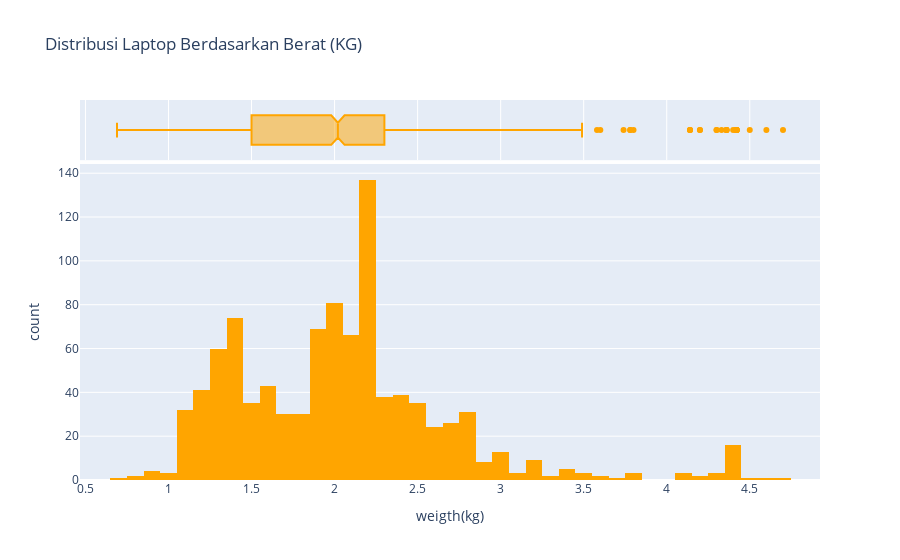

The cell this chart's notebook holds for it:
### Code cell
fig = px.histogram(laptop, x = 'weigth(kg)', title='Distribusi Laptop Berdasarkan Berat (KG)', marginal='box', color_discrete_sequence=['#FFA500'])
fig.show()

### Figure 1 — Plotly figure (JSON) as saved in the notebook; plotly's stock layout.template omitted (floating-point values rounded to 4 significant figures; data arrays with more than 128 entries replaced by an {"elided": "..."} marker saying what was removed)
{"data": [{"alignmentgroup": "True", "bingroup": "x", "hovertemplate": "weigth(kg)=%{x}<br>count=%{y}<extra></extra>", "legendgroup": "", "marker": {"color": "#FFA500", "pattern": {"shape": ""}}, "name": "", "offsetgroup": "", "orientation": "v", "showlegend": false, "type": "histogram", "x": {"elided": "977 float values"}, "xaxis": "x", "yaxis": "y"}, {"alignmentgroup": "True", "hovertemplate": "weigth(kg)=%{x}<extra></extra>", "legendgroup": "", "marker": {"color": "#FFA500"}, "name": "", "notched": true, "offsetgroup": "", "showlegend": false, "type": "box", "x": {"elided": "977 float values"}, "xaxis": "x2", "yaxis": "y2"}], "layout": {"barmode": "relative", "legend": {"tracegroupgap": 0}, "title": {"text": "Distribusi Laptop Berdasarkan Berat (KG)"}, "xaxis": {"anchor": "y", "domain": [0, 1], "title": {"text": "weigth(kg)"}}, "xaxis2": {"anchor": "y2", "domain": [0, 1], "matches": "x", "showgrid": true, "showticklabels": false}, "yaxis": {"anchor": "x", "domain": [0, 0.8316], "title": {"text": "count"}}, "yaxis2": {"anchor": "x2", "domain": [0.8416, 1], "matches": "y2", "showgrid": false, "showline": false, "showticklabels": false, "ticks": ""}}}
